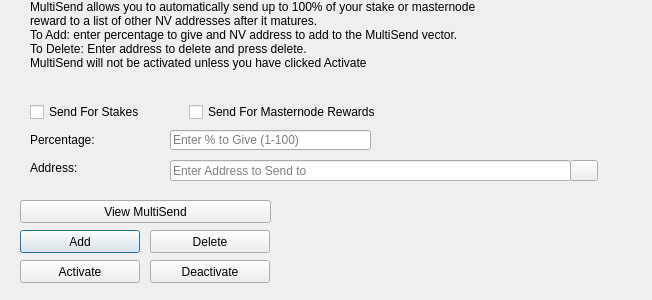
<?xml version="1.0" encoding="UTF-8"?>
<ui version="4.0">
 <class>MultiSendDialog</class>
 <widget class="QDialog" name="MultiSendDialog">
  <property name="windowModality">
   <enum>Qt::NonModal</enum>
  </property>
  <property name="geometry">
   <rect>
    <x>0</x>
    <y>0</y>
    <width>652</width>
    <height>300</height>
   </rect>
  </property>
  <property name="windowTitle">
   <string>MultiSend</string>
  </property>
  <widget class="QLineEdit" name="multiSendPercentEdit">
   <property name="geometry">
    <rect>
     <x>170</x>
     <y>130</y>
     <width>201</width>
     <height>20</height>
    </rect>
   </property>
   <property name="toolTip">
    <string>Enter whole numbers 1 - 100</string>
   </property>
   <property name="placeholderText">
    <string>Enter % to Give (1-100)</string>
   </property>
  </widget>
  <widget class="QLineEdit" name="multiSendAddressEdit">
   <property name="geometry">
    <rect>
     <x>170</x>
     <y>160</y>
     <width>401</width>
     <height>21</height>
    </rect>
   </property>
   <property name="toolTip">
    <string/>
   </property>
   <property name="placeholderText">
    <string>Enter Address to Send to</string>
   </property>
  </widget>
  <widget class="QLabel" name="label_2">
   <property name="geometry">
    <rect>
     <x>30</x>
     <y>0</y>
     <width>451</width>
     <height>121</height>
    </rect>
   </property>
   <property name="lineWidth">
    <number>1</number>
   </property>
   <property name="text">
    <string>MultiSend allows you to automatically send up to 100% of your stake or masternode reward to a list of other NV addresses after it matures.
To Add: enter percentage to give and NV address to add to the MultiSend vector.
To Delete: Enter address to delete and press delete.
MultiSend will not be activated unless you have clicked Activate</string>
   </property>
   <property name="alignment">
    <set>Qt::AlignLeading|Qt::AlignLeft|Qt::AlignTop</set>
   </property>
   <property name="wordWrap">
    <bool>true</bool>
   </property>
  </widget>
  <widget class="QLabel" name="message">
   <property name="geometry">
    <rect>
     <x>290</x>
     <y>200</y>
     <width>351</width>
     <height>91</height>
    </rect>
   </property>
   <property name="text">
    <string/>
   </property>
  </widget>
  <widget class="QPushButton" name="addButton">
   <property name="geometry">
    <rect>
     <x>20</x>
     <y>230</y>
     <width>120</width>
     <height>23</height>
    </rect>
   </property>
   <property name="toolTip">
    <string/>
   </property>
   <property name="statusTip">
    <string>Add to MultiSend Vector</string>
   </property>
   <property name="text">
    <string>Add</string>
   </property>
  </widget>
  <widget class="QPushButton" name="disableButton">
   <property name="geometry">
    <rect>
     <x>150</x>
     <y>260</y>
     <width>120</width>
     <height>23</height>
    </rect>
   </property>
   <property name="statusTip">
    <string>Deactivate MultiSend</string>
   </property>
   <property name="text">
    <string>Deactivate</string>
   </property>
  </widget>
  <widget class="QPushButton" name="addressBookButton">
   <property name="geometry">
    <rect>
     <x>570</x>
     <y>160</y>
     <width>28</width>
     <height>21</height>
    </rect>
   </property>
   <property name="toolTip">
    <string>Choose an address from the address book</string>
   </property>
   <property name="text">
    <string/>
   </property>
   <property name="icon">
    <iconset resource="../nv.qrc">
     <normaloff>:/icons/address-book</normaloff>:/icons/address-book</iconset>
   </property>
   <property name="shortcut">
    <string>Alt+A</string>
   </property>
   <property name="autoDefault">
    <bool>false</bool>
   </property>
  </widget>
  <widget class="QLabel" name="label">
   <property name="geometry">
    <rect>
     <x>30</x>
     <y>130</y>
     <width>121</width>
     <height>20</height>
    </rect>
   </property>
   <property name="toolTip">
    <string>Percentage of stake to send</string>
   </property>
   <property name="text">
    <string>Percentage:</string>
   </property>
  </widget>
  <widget class="QLabel" name="label_5">
   <property name="geometry">
    <rect>
     <x>30</x>
     <y>160</y>
     <width>111</width>
     <height>16</height>
    </rect>
   </property>
   <property name="toolTip">
    <string>Address to send portion of stake to</string>
   </property>
   <property name="text">
    <string>Address:</string>
   </property>
  </widget>
  <widget class="QPushButton" name="deleteButton">
   <property name="geometry">
    <rect>
     <x>150</x>
     <y>230</y>
     <width>120</width>
     <height>23</height>
    </rect>
   </property>
   <property name="toolTip">
    <string/>
   </property>
   <property name="statusTip">
    <string>Delete Address From MultiSend Vector</string>
   </property>
   <property name="text">
    <string>Delete</string>
   </property>
  </widget>
  <widget class="QPushButton" name="activateButton">
   <property name="geometry">
    <rect>
     <x>20</x>
     <y>260</y>
     <width>120</width>
     <height>23</height>
    </rect>
   </property>
   <property name="statusTip">
    <string>Activate MultiSend</string>
   </property>
   <property name="text">
    <string>Activate</string>
   </property>
  </widget>
  <widget class="QPushButton" name="viewButton">
   <property name="geometry">
    <rect>
     <x>20</x>
     <y>200</y>
     <width>251</width>
     <height>23</height>
    </rect>
   </property>
   <property name="toolTip">
    <string/>
   </property>
   <property name="statusTip">
    <string>View MultiSend Vector</string>
   </property>
   <property name="text">
    <string>View MultiSend</string>
   </property>
  </widget>
  <widget class="QWidget" name="horizontalLayoutWidget">
   <property name="geometry">
    <rect>
     <x>30</x>
     <y>100</y>
     <width>351</width>
     <height>24</height>
    </rect>
   </property>
   <layout class="QHBoxLayout" name="horizontalLayout">
    <item>
     <widget class="QCheckBox" name="multiSendStakeCheckBox">
      <property name="text">
       <string>Send For Stakes</string>
      </property>
     </widget>
    </item>
    <item>
     <widget class="QCheckBox" name="multiSendMasternodeCheckBox">
      <property name="text">
       <string>Send For Masternode Rewards</string>
      </property>
     </widget>
    </item>
   </layout>
  </widget>
 </widget>
 <resources>
  <include location="../nv.qrc"/>
 </resources>
 <connections/>
</ui>
